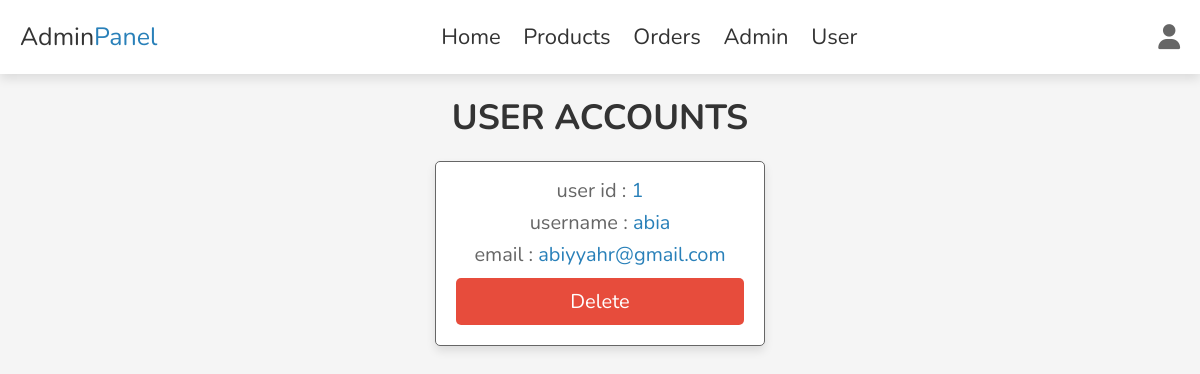
The app's page /users_accounts.php (signed in) with its own data.
### tables this page shows
CREATE TABLE `user` (
  `id` int(100) NOT NULL,
  `name` varchar(20) NOT NULL,
  `email` varchar(50) NOT NULL,
  `password` varchar(50) NOT NULL
);

### users_accounts.php (the view, shortened to what this page needs)
<?php
include 'config.php';
?>
<!DOCTYPE html>
<html lang="en">
<head>
   <link rel="stylesheet" href="https://cdnjs.cloudflare.com/ajax/libs/font-awesome/6.1.1/css/all.min.css">
   <link rel="stylesheet" href="css/admin_style.css">
</head>
<body>
<?php include 'admin_header.php' ?>
<section class="accounts">
   <h1 class="heading">user accounts</h1>
   <div class="box-container">
   <?php
      $select_accounts = $conn->prepare("SELECT * FROM `user`");
      $select_accounts->execute();
      if($select_accounts->rowCount() > 0){
         while($fetch_accounts = $select_accounts->fetch(PDO::FETCH_ASSOC)){
   ?>
   <div class="box">
      <p> user id : <span><?= $fetch_accounts['id']; ?></span> </p>
      <p> username : <span><?= $fetch_accounts['name']; ?></span> </p>
      <p> email : <span><?= $fetch_accounts['email']; ?></span> </p>
      <a href="users_accounts.php?delete=<?= $fetch_accounts['id']; ?>" onclick="return confirm('delete this account?')" class="delete-btn">delete</a>
   </div>
   <?php
         }
      }else{
         echo '<p class="empty">no accounts available!</p>';
      }
   ?>
   </div>
</section>
</body>
</html>

### css/admin_style.css (style rules this page uses)
:root { --main-color:#2980b9; --red:#e74c3c; --orange:#f39c12; --black:#333; --white:#fff; --light-bg:#f5f5f5; --light-color:#666; --border:.1rem solid var(--light-color); --box-shadow:0 .5rem 1rem rgba(0,0,0,.1); --brown: #ffa44f; }
* { font-family: 'Nunito', sans-serif; margin:0; padding:0; box-sizing: border-box; outline: none; border:none; text-decoration: none; transition: .2s linear; }
html { font-size: 62.5%; overflow-x: hidden; scroll-behavior: smooth; scroll-padding-top: 7rem; }
body { background: var(--light-bg); }
section { padding:2rem; margin:0 auto; max-width: 1200px; }
.heading { text-align: center; margin-bottom: 2rem; font-size: 3.5rem; color:var(--black); text-transform: uppercase; }
.delete-btn, .option-btn, .btn { display: block; width: 100%; margin-top: 1rem; border-radius: .5rem; padding:1rem 3rem; font-size: 2rem; color:var(--white); cursor: pointer; text-transform: capitalize; text-align: center; }
.delete-btn { background-color: var(--red); }
.accounts .box-container { display: grid; grid-template-columns: repeat(auto-fit, 33rem); gap:1.5rem; align-items: flex-start; justify-content: center; }
.accounts .box-container .box { padding:2rem; padding-top: 1rem; border-radius: .5rem; text-align: center; border:var(--border); background-color: var(--white); box-shadow: var(--box-shadow); }
.accounts .box-container .box p { font-size: 2rem; color:var(--light-color); margin: .5rem 0; }
.accounts .box-container .box p span { color:var(--main-color); }

### records on screen
user: id "1", name "abia", email "abiyyahr@gmail.com"
